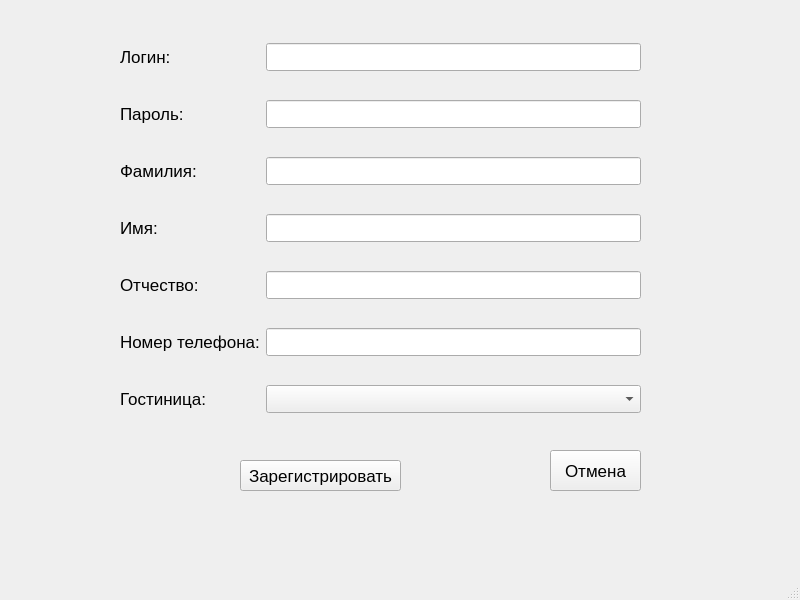
<?xml version="1.0" encoding="UTF-8"?>
<ui version="4.0">
 <class>MainWindow</class>
 <widget class="QMainWindow" name="MainWindow">
  <property name="geometry">
   <rect>
    <x>0</x>
    <y>0</y>
    <width>800</width>
    <height>600</height>
   </rect>
  </property>
  <property name="windowTitle">
   <string>Add admin</string>
  </property>
  <widget class="QWidget" name="centralwidget">
   <widget class="QWidget" name="gridLayoutWidget">
    <property name="geometry">
     <rect>
      <x>120</x>
      <y>20</y>
      <width>521</width>
      <height>421</height>
     </rect>
    </property>
    <property name="font">
     <font>
      <pointsize>13</pointsize>
     </font>
    </property>
    <layout class="QGridLayout" name="gridLayout">
     <item row="3" column="0">
      <widget class="QLabel" name="label_4">
       <property name="font">
        <font>
         <pointsize>13</pointsize>
        </font>
       </property>
       <property name="text">
        <string>Имя:</string>
       </property>
      </widget>
     </item>
     <item row="1" column="1">
      <widget class="QLineEdit" name="password">
       <property name="font">
        <font>
         <pointsize>13</pointsize>
        </font>
       </property>
      </widget>
     </item>
     <item row="1" column="0">
      <widget class="QLabel" name="label_2">
       <property name="font">
        <font>
         <pointsize>13</pointsize>
        </font>
       </property>
       <property name="text">
        <string>Пароль:</string>
       </property>
      </widget>
     </item>
     <item row="6" column="0">
      <widget class="QLabel" name="label_7">
       <property name="font">
        <font>
         <pointsize>13</pointsize>
        </font>
       </property>
       <property name="text">
        <string>Гостиница:</string>
       </property>
      </widget>
     </item>
     <item row="2" column="1">
      <widget class="QLineEdit" name="surname">
       <property name="font">
        <font>
         <pointsize>13</pointsize>
        </font>
       </property>
      </widget>
     </item>
     <item row="3" column="1">
      <widget class="QLineEdit" name="name">
       <property name="font">
        <font>
         <pointsize>13</pointsize>
        </font>
       </property>
      </widget>
     </item>
     <item row="5" column="0">
      <widget class="QLabel" name="label_6">
       <property name="font">
        <font>
         <pointsize>13</pointsize>
        </font>
       </property>
       <property name="text">
        <string>Номер телефона:</string>
       </property>
      </widget>
     </item>
     <item row="4" column="0">
      <widget class="QLabel" name="label_5">
       <property name="font">
        <font>
         <pointsize>13</pointsize>
        </font>
       </property>
       <property name="text">
        <string>Отчество:</string>
       </property>
      </widget>
     </item>
     <item row="0" column="0">
      <widget class="QLabel" name="label">
       <property name="font">
        <font>
         <pointsize>13</pointsize>
        </font>
       </property>
       <property name="text">
        <string>Логин:</string>
       </property>
      </widget>
     </item>
     <item row="2" column="0">
      <widget class="QLabel" name="label_3">
       <property name="font">
        <font>
         <pointsize>13</pointsize>
        </font>
       </property>
       <property name="text">
        <string>Фамилия:</string>
       </property>
      </widget>
     </item>
     <item row="0" column="1">
      <widget class="QLineEdit" name="login">
       <property name="font">
        <font>
         <pointsize>13</pointsize>
        </font>
       </property>
      </widget>
     </item>
     <item row="4" column="1">
      <widget class="QLineEdit" name="secondname">
       <property name="font">
        <font>
         <pointsize>13</pointsize>
        </font>
       </property>
      </widget>
     </item>
     <item row="5" column="1">
      <widget class="QLineEdit" name="phone">
       <property name="font">
        <font>
         <pointsize>13</pointsize>
        </font>
       </property>
      </widget>
     </item>
     <item row="6" column="1">
      <widget class="QComboBox" name="hotel">
       <property name="font">
        <font>
         <pointsize>13</pointsize>
        </font>
       </property>
      </widget>
     </item>
    </layout>
   </widget>
   <widget class="QPushButton" name="enter">
    <property name="geometry">
     <rect>
      <x>240</x>
      <y>460</y>
      <width>161</width>
      <height>31</height>
     </rect>
    </property>
    <property name="font">
     <font>
      <pointsize>13</pointsize>
     </font>
    </property>
    <property name="text">
     <string>Зарегистрировать</string>
    </property>
   </widget>
   <widget class="QPushButton" name="exit">
    <property name="geometry">
     <rect>
      <x>550</x>
      <y>450</y>
      <width>91</width>
      <height>41</height>
     </rect>
    </property>
    <property name="font">
     <font>
      <pointsize>13</pointsize>
     </font>
    </property>
    <property name="text">
     <string>Отмена</string>
    </property>
   </widget>
  </widget>
  <widget class="QMenuBar" name="menubar">
   <property name="geometry">
    <rect>
     <x>0</x>
     <y>0</y>
     <width>800</width>
     <height>21</height>
    </rect>
   </property>
  </widget>
  <widget class="QStatusBar" name="statusbar"/>
 </widget>
 <resources/>
 <connections/>
</ui>
